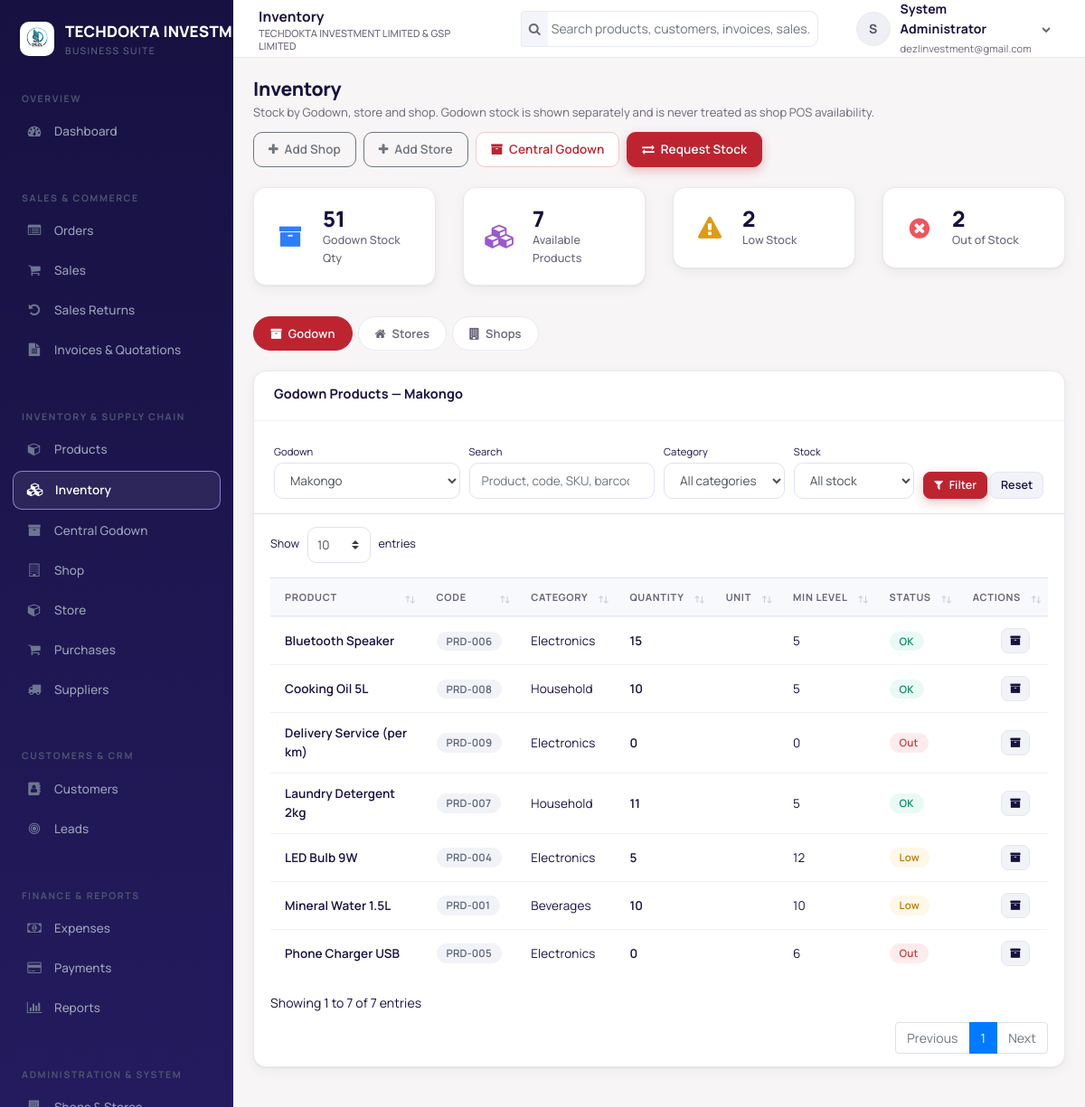
The app's page /inventory.php (signed in) with its own data.
### tables this page shows
CREATE TABLE `users` (
  `user_id` int(10) UNSIGNED NOT NULL,
  `tenant_id` int(10) UNSIGNED NOT NULL,
  `username` varchar(100) NOT NULL,
  `email` varchar(191) NOT NULL,
  `password_hash` varchar(255) NOT NULL,
  `first_name` varchar(100) NOT NULL,
  `last_name` varchar(100) NOT NULL,
  `phone` varchar(50) DEFAULT NULL,
  `is_active` tinyint(1) NOT NULL DEFAULT 1,
  `last_login` datetime DEFAULT NULL,
  `created_at` timestamp NOT NULL DEFAULT current_timestamp()
);

CREATE TABLE `warehouses` (
  `warehouse_id` int(10) UNSIGNED NOT NULL,
  `tenant_id` int(10) UNSIGNED NOT NULL,
  `shop_id` int(10) UNSIGNED DEFAULT NULL,
  `name` varchar(191) NOT NULL,
  `code` varchar(50) DEFAULT NULL,
  `address` text DEFAULT NULL,
  `phone` varchar(50) DEFAULT NULL,
  `manager_user_id` int(10) UNSIGNED DEFAULT NULL,
  `is_active` tinyint(1) NOT NULL DEFAULT 1,
  `is_godown` tinyint(1) GENERATED ALWAYS AS (`location_type` = 'godown') VIRTUAL,
  `location_type` enum('store','godown','shop') NOT NULL DEFAULT 'store',
  `created_at` timestamp NOT NULL DEFAULT current_timestamp(),
  `updated_at` timestamp NOT NULL DEFAULT current_timestamp() ON UPDATE current_timestamp(),
  `godown_tenant_key` int(10) UNSIGNED GENERATED ALWAYS AS (case when `location_type` = 'godown' and `is_active` = 1 then `tenant_id` else NULL end) STORED
);

CREATE TABLE `products` (
  `product_id` int(10) UNSIGNED NOT NULL,
  `tenant_id` int(10) UNSIGNED NOT NULL,
  `category_id` int(10) UNSIGNED DEFAULT NULL,
  `code` varchar(100) NOT NULL,
  `name` varchar(191) NOT NULL,
  `description` text DEFAULT NULL,
  `barcode` varchar(100) DEFAULT NULL,
  `sku` varchar(100) DEFAULT NULL,
  `brand` varchar(100) DEFAULT NULL,
  `unit_id` int(10) UNSIGNED DEFAULT NULL,
  `purchase_price` decimal(12,2) NOT NULL DEFAULT 0.00,
  `sale_price` decimal(12,2) NOT NULL DEFAULT 0.00,
  `tax_rate` decimal(5,2) NOT NULL DEFAULT 0.00,
  `min_stock_level` decimal(12,2) NOT NULL DEFAULT 0.00,
  `date_added` date DEFAULT NULL,
  `is_active` tinyint(1) NOT NULL DEFAULT 1,
  `is_service` tinyint(1) NOT NULL DEFAULT 0,
  `variant_size` varchar(50) DEFAULT NULL,
  `variant_color` varchar(50) DEFAULT NULL,
  `image` varchar(255) DEFAULT NULL,
  `created_by` int(10) UNSIGNED DEFAULT NULL,
  `created_at` timestamp NOT NULL DEFAULT current_timestamp()
);

CREATE TABLE `product_categories` (
  `category_id` int(10) UNSIGNED NOT NULL,
  `tenant_id` int(10) UNSIGNED NOT NULL,
  `parent_category_id` int(10) UNSIGNED DEFAULT NULL,
  `name` varchar(191) NOT NULL,
  `description` text DEFAULT NULL
);

### inventory.php (the view, shortened to what the rows shown need)
<?php
require_once 'header.php';
require_once 'auth_check.php';
$page_title = 'Inventory';
$tenant_id = (int)$current_user->tenant_id;
$shop_manager_inventory = is_shop_manager() && !tenant_admin_scope();
$godown_manager_inventory = is_godown_manager();
$can_godown = !$shop_manager_inventory && (
    can('manage_godown')
    || can('view_godown')
    || can('approve_godown_transfers')
    || can('dispatch_godown_transfers')
    || can('receive_godown_transfers')
);
$can_godown_page = can('manage_godown') || can('view_godown');
$can_request_stock = can('manage_godown') || can('request_godown_transfers');
$tabs = [];
if ($godown_manager_inventory) {
    $tabs = ['godown' => 'My Godown Inventory'];
} elseif ($can_godown) {
    $tabs['godown'] = 'Godown';
}
$tabs['stores'] = 'Stores';
$tabs['shops'] = 'Shops';
$shops = accessible_shops(null, !$shop_manager_inventory);
$stores = $shop_manager_inventory ? [] : accessible_stores(null, true);
$godowns = [];
if ($can_godown) {
    if (tenant_admin_scope()) {
        $godowns = fetch_all(
            "SELECT * FROM warehouses
              WHERE tenant_id = ? AND location_type = 'godown'
              ORDER BY is_active DESC, name",
            $tenant_id
        );
    } else {
        $godowns = array_values(array_filter(
            accessible_locations(true, $tenant_id),
            fn($location) => (string)$location['location_type'] === 'godown'
        ));
    }
}
$tab = (string)($_GET['tab'] ?? '');
if (!isset($tabs[$tab])) {
    $tab = array_key_first($tabs);
}
$godown_ids = array_map('intval', array_column($godowns, 'warehouse_id'));
$godown_id = (int)($_GET['godown'] ?? 0);
if (!in_array($godown_id, $godown_ids, true)) {
    $godown_id = $godown_ids[0] ?? 0;
}
$store_ids = array_map('intval', array_column($stores, 'warehouse_id'));
$store_id = (int)($_GET['store'] ?? 0);
if (!in_array($store_id, $store_ids, true)) {
    $store_id = 0;
    foreach ($stores as $store) {
        if ((int)$store['is_active'] === 1) {
            $store_id = (int)$store['warehouse_id'];
            break;
        }
    }
}
$shop_ids = array_map('intval', array_column($shops, 'shop_id'));
$shop_id = (int)($_GET['shop'] ?? 0);
if (!in_array($shop_id, $shop_ids, true)) {
    $shop_id = 0;
    foreach ($shops as $shop) {
        if ((int)$shop['is_active'] === 1) {
            $shop_id = (int)$shop['shop_id'];
            break;
        }
    }
}
$godown_by_id = [];
foreach ($godowns as $godown) {
    $godown_by_id[(int)$godown['warehouse_id']] = $godown;
}
$store_by_id = [];
foreach ($stores as $store) {
    $store_by_id[(int)$store['warehouse_id']] = $store;
}
$shop_by_id = [];
foreach ($shops as $shop) {
    $shop_by_id[(int)$shop['shop_id']] = $shop;
}
$scope_ids = [];
$location_name = '';
if ($tab === 'godown' && $godown_id > 0 && isset($godown_by_id[$godown_id])) {
    $scope_ids = [$godown_id];
    $location_name = $godown_by_id[$godown_id]['name'];
} elseif ($tab === 'stores' && $store_id > 0 && isset($store_by_id[$store_id])) {
    $scope_ids = [$store_id];
    $location_name = store_label($store_by_id[$store_id]);
}
$rows = [];
if ($scope_ids) {
    $in_list = implode(',', array_map('intval', $scope_ids));
    $sql = "SELECT p.product_id, p.code, p.name, p.min_stock_level, p.sale_price, p.is_active,
                   c.name category_name, COALESCE(u.short_name, '') unit_short,
                   COALESCE(st.qty, 0) qty, st.stock_id, st.last_counted_at
              FROM products p
              LEFT JOIN product_categories c ON c.category_id = p.category_id AND c.tenant_id = p.tenant_id
              LEFT JOIN units_of_measurement u ON u.unit_id = p.unit_id AND u.tenant_id = p.tenant_id
              LEFT JOIN (
                    SELECT product_id, MAX(stock_id) stock_id, SUM(quantity) qty, MAX(last_counted_at) last_counted_at
                      FROM inventory_stock
                     WHERE tenant_id = ? AND warehouse_id IN ({$in_list})
                     GROUP BY product_id
              ) st ON st.product_id = p.product_id
             WHERE p.tenant_id = ? AND p.is_service = 0";
    $params = [$tenant_id, $tenant_id];
    $sql .= " ORDER BY p.name, p.product_id";
    $rows = fetch_all($sql, ...$params);
}
require_once 'navbar.php';
require_once 'sidebar.php';
?>
<div class="page-head">
    <div>
        <h1 class="page-title">Inventory</h1>
    </div>
</div>
<?php
$tab_title = [
    'godown' => $godown_manager_inventory ? 'My Godown Products' : 'Godown Products',
    'stores' => 'Store Products',
    'shops'  => 'Shop Products',
][$tab];
$location_options = $tab === 'godown' ? $godowns : ($tab === 'stores' ? $stores : $shops);
$location_empty_message = $tab === 'godown'
    ? ($godown_manager_inventory ? 'No active Godown is assigned to your account. Contact an administrator.' : 'No Godown has been created yet. Create one from the Central Godown page.')
    : ($tab === 'stores' ? 'No store is assigned to your account.' : 'No shop is assigned to your account.');
?>
<div class="card">
    <div class="card-header d-flex justify-content-between align-items-center flex-wrap">
        <h5 class="card-title mb-1"><?php echo e($tab_title); ?><?php echo $location_name !== '' ? ' — ' . e($location_name) : ''; ?></h5>
    </div>
    <?php if (!$location_options): ?>
        <div class="card-body">
            <div class="alert alert-warning mb-0">
                <?php echo e($location_empty_message); ?>
                <?php if ($tab === 'godown' && $can_godown_page): ?>
                    <a href="godown.php?tab=overview" class="alert-link">Open Central Godown</a>.
                <?php endif; ?>
            </div>
        </div>
    <?php else: ?>
        <div class="card-body p-0">
            <div class="table-responsive">
                <table class="table table-hover data-table">
                    <thead>
                        <tr>
                            <th>Product</th><th>Code</th><th>Category</th><th>Quantity</th><th>Unit</th><th>Min Level</th><th>Status</th><?php if ($can_request_stock || ($tab === 'godown' && $can_godown_page)): ?><th class="text-right">Actions</th><?php endif; ?>
                        </tr>
                    </thead>
                    <tbody>
                    <?php foreach ($rows as $row): ?>
                        <?php
                        $qty = (float)$row['qty'];
                        $min = (float)$row['min_stock_level'];
                        if ($qty <= 0) {
                            $status = '<span class="badge badge-danger">Out</span>';
                        } elseif ($qty <= $min) {
                            $status = '<span class="badge badge-warning">Low</span>';
                        } else {
                            $status = '<span class="badge badge-success">OK</span>';
                        }
                        ?>
                        <tr>
                            <td class="font-weight-semibold">
                                <?php echo e($row['name']); ?>
                            </td>
                            <td><span class="badge badge-secondary"><?php echo e($row['code']); ?></span></td>
                            <td><?php echo e($row['category_name'] ?: '—'); ?></td>
                            <td class="font-weight-semibold" data-order="<?php echo (float)$qty; ?>"><?php echo e(format_quantity($qty)); ?></td>
                            <td><?php echo e($row['unit_short'] ?: ''); ?></td>
                            <td data-order="<?php echo (float)$min; ?>"><?php echo e(format_quantity($min)); ?></td>
                            <td><?php echo $status; ?></td>
                            <?php if ($can_request_stock || ($tab === 'godown' && $can_godown_page)): ?>
                            <td class="text-right">
                                <?php if ($tab === 'godown'): ?>
                                    <?php if ($can_godown_page): ?>
                                        <a href="godown.php?tab=products" class="btn btn-action btn-light" title="Receive or transfer Godown stock"><i class="fa fa-archive"></i></a>
                                    <?php else: ?>
                                        <span class="text-muted">—</span>
                                    <?php endif; ?>
                                <?php else: ?>
                                    <span class="text-muted">—</span>
                                <?php endif; ?>
                            </td>
                            <?php endif; ?>
                        </tr>
                    <?php endforeach; ?>
                    </tbody>
                </table>
            </div>
        </div>
    <?php endif; ?>
</div>
<?php require_once 'footer.php'; ?>

### navbar.php (shortened to what the rows shown need)
<div class="app-main">
    <header class="topbar">
        <div class="topbar-title"><?php echo isset($page_title) ? e($page_title) : e(system_title()); ?><small><?php echo e(system_title()); ?></small></div>
        <div class="dropdown">
            <a href="#" class="user-menu" data-toggle="dropdown">
                <span class="avatar"><?php echo e(strtoupper(substr($current_user->first_name, 0, 1))); ?></span>
                <span class="hide-xs"><strong><?php echo e($current_user->fullName()); ?></strong><br><small class="text-muted"><?php echo e($current_user->email); ?></small></span>
                <i class="fa fa-chevron-down hide-xs" style="font-size:10px;color:var(--text-muted)"></i>
            </a>
        </div>
    </header>
    <main class="app-content">

### sidebar.php (shortened to what the rows shown need)
<?php
$is_shop_manager = is_shop_manager();
    $sidebar_store_access = ($is_shop_manager || can("manage_shops") || !tenant_admin_scope())
        ? accessible_stores(null, !$is_shop_manager)
        : [];
    ?>
    <aside class="sidebar" id="sidebar">
        <div class="sidebar-brand">
            <?php $sidebar_logo = system_logo_path(); ?>
            <?php if ($sidebar_logo !== ''): ?>
                <img src="<?php echo e($sidebar_logo); ?>" alt="" class="sidebar-logo">
            <?php endif; ?>
            <div class="brand-text"><?php echo e(system_title()); ?><small>Business Suite</small></div>
        </div>
    </aside>

### records on screen
users: tenant "TECHDOKTA INVESTMENT LIMITED & GSP LIMITED", first_name "S", $current_user->fullName() "System Administrator", email "dezlinvestment@gmail.com", tenant "TECHDOKTA…"
warehouses: name "Makongo"
products: name "Bluetooth Speaker", code "PRD-006", category.name "Electronics", qty "15", min_stock_level "5", shows "OK"
products: name "Cooking Oil 5L", code "PRD-008", category.name "Household", qty "10", min_stock_level "5", shows "OK"
products: name "Delivery Service (per km)", code "PRD-009", category.name "Electronics", qty "0", min_stock_level "0", shows "Out"
products: name "Laundry Detergent 2kg", code "PRD-007", category.name "Household", qty "11", min_stock_level "5", shows "OK"
products: name "LED Bulb 9W", code "PRD-004", category.name "Electronics", qty "5", min_stock_level "12", shows "Low"
products: name "Mineral Water 1.5L", code "PRD-001", category.name "Beverages", qty "10", min_stock_level "10", shows "Low"
products: name "Phone Charger USB", code "PRD-005", category.name "Electronics", qty "0", min_stock_level "6", shows "Out"

### other values on screen
$page_title "Inventory"
format_quantity($summary['qty']) "51"
$qty_card_label "Godown Stock Qty"
$summary['products'] "7"
$summary['low'] "2"
$summary['out'] "2"
$tab_label "Godown"
$tab_label "Stores"
$tab_label "Shops"
$tab_title "Godown Products"
form field godown "Makongo"
